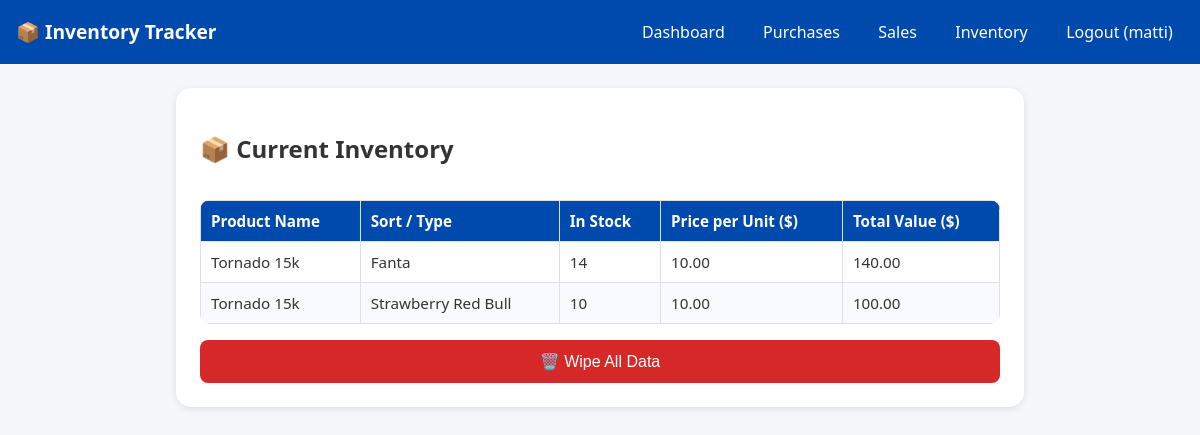
The page /inventory (signed in) on the database its author committed.
### tables this page shows
CREATE TABLE purchases (
            id INTEGER PRIMARY KEY AUTOINCREMENT,
            item_name TEXT,
            item_sort TEXT,
            quantity INTEGER,
            price REAL
        );

### app.py (the view)
    def wrapper(*args, **kwargs):
        if "user" not in session:
            return redirect(url_for("login"))
        return f(*args, **kwargs)

### app.py (called while the page is built)
def login_required(f):
    def wrapper(*args, **kwargs):
        if "user" not in session:
            return redirect(url_for("login"))
        return f(*args, **kwargs)
    wrapper.__name__ = f.__name__
    return wrapper

@app.route('/inventory')
@login_required
def inventory():
    conn = sqlite3.connect(DATABASE)
    c = conn.cursor()
    c.execute('''
        SELECT p.item_name, p.item_sort,
               SUM(p.quantity) - IFNULL((SELECT SUM(s.quantity) FROM sales s WHERE s.item_id=p.id),0) AS stock,
               p.price
        FROM purchases p
        GROUP BY p.item_name, p.item_sort, p.price
        HAVING stock > 0
    ''')
    stock = c.fetchall()
    conn.close()
    return render_template('inventory.html', stock=stock)

### templates/inventory.html (shortened to what this page needs)
{% extends 'base.html' %}
{% block content %}
<h2>📦 Current Inventory</h2>
<div class="table-container">
  <table>
    <thead>
      <tr>
        <th>Product Name</th>
        <th>Sort / Type</th>
        <th>In Stock</th>
        <th>Price per Unit ($)</th>
        <th>Total Value ($)</th>
      </tr>
    </thead>
    <tbody>
      {% for name, sort, stock_qty, price in stock %}
      <tr>
        <td>{{ name }}</td>
        <td>{{ sort }}</td>
        <td>{{ stock_qty }}</td>
        <td>{{ "%.2f"|format(price) }}</td>
        <td>{{ "%.2f"|format(stock_qty * price) }}</td>
      </tr>
      {% endfor %}
    </tbody>
  </table>
</div>
<form method="POST" action="{{ url_for('wipe_data') }}" onsubmit="return confirmWipe();">
  <button type="submit" class="wipe-btn">🗑️ Wipe All Data</button>
</form>
{% endblock %}

### templates/base.html (shortened to what this page needs)
<!DOCTYPE html>
<html lang="en">
<head>
  <link rel="stylesheet" href="{{ url_for('static', filename='style.css') }}">
</head>
<body>
  <nav class="navbar">
    <div class="nav-brand">
      <a href="{{ url_for('index') }}">📦 Inventory Tracker</a>
    </div>
    <div class="nav-links" id="navLinks">
      <a href="{{ url_for('index') }}">Dashboard</a>
      <a href="{{ url_for('purchases') }}">Purchases</a>
      <a href="{{ url_for('sales') }}">Sales</a>
      <a href="{{ url_for('inventory') }}">Inventory</a>
      {% if session.get('user') %}
        <a href="{{ url_for('logout') }}" class="logout">Logout ({{ session.get('user') }})</a>
      {% endif %}
    </div>
  </nav>
  <div class="container">
    {% block content %}{% endblock %}
  </div>
</body>
</html>

### static/style.css (style rules this page uses)
body { font-family: "Segoe UI", Arial, sans-serif; background-color: #f5f7fa; margin: 0; padding: 0; color: #333; }
.container { max-width: 800px; margin: 1.5rem auto; background: white; padding: 1.5rem; border-radius: 15px; box-shadow: 0 2px 8px rgba(0, 0, 0, 0.1); }
.navbar { background-color: #004aad; color: white; display: flex; justify-content: space-between; align-items: center; padding: 0.8rem 1rem; flex-wrap: wrap; }
.nav-brand a { color: white; font-weight: bold; text-decoration: none; font-size: 1.2rem; }
.nav-links { display: flex; gap: 1rem; }
.nav-links a { color: white; text-decoration: none; padding: 0.5rem 0.7rem; border-radius: 6px; transition: background 0.3s; }
.logout { color: #ffcccc; }
form { display: flex; flex-direction: column; gap: 0.8rem; }
input[type="submit"], button { background-color: #004aad; color: white; border: none; padding: 12px; border-radius: 8px; cursor: pointer; font-size: 1rem; transition: background 0.2s; }
table { width: 100%; border-collapse: collapse; margin-top: 1rem; border-radius: 10px; overflow: hidden; }
th, td { padding: 10px; border: 1px solid #e0e0e0; text-align: left; font-size: 0.95rem; word-wrap: break-word; }
th { background-color: #004aad; color: white; }
tr:nth-child(even) { background-color: #f8faff; }
.table-container { overflow-x: auto; }
.wipe-btn { background-color: #d62828; color: white; border: none; padding: 12px 20px; border-radius: 8px; font-size: 1rem; margin-top: 1rem; cursor: pointer; }

### rows shown on the page
purchases: item_name "Tornado 15k", item_sort "Fanta", stock_qty "14", price "10.00", stock_qty "140.00"
purchases: item_name "Tornado 15k", item_sort "Strawberry Red Bull", quantity "10", price "10.00", stock_qty "100.00"

### other values the page prints
{{ session.get('user') }} "matti"
